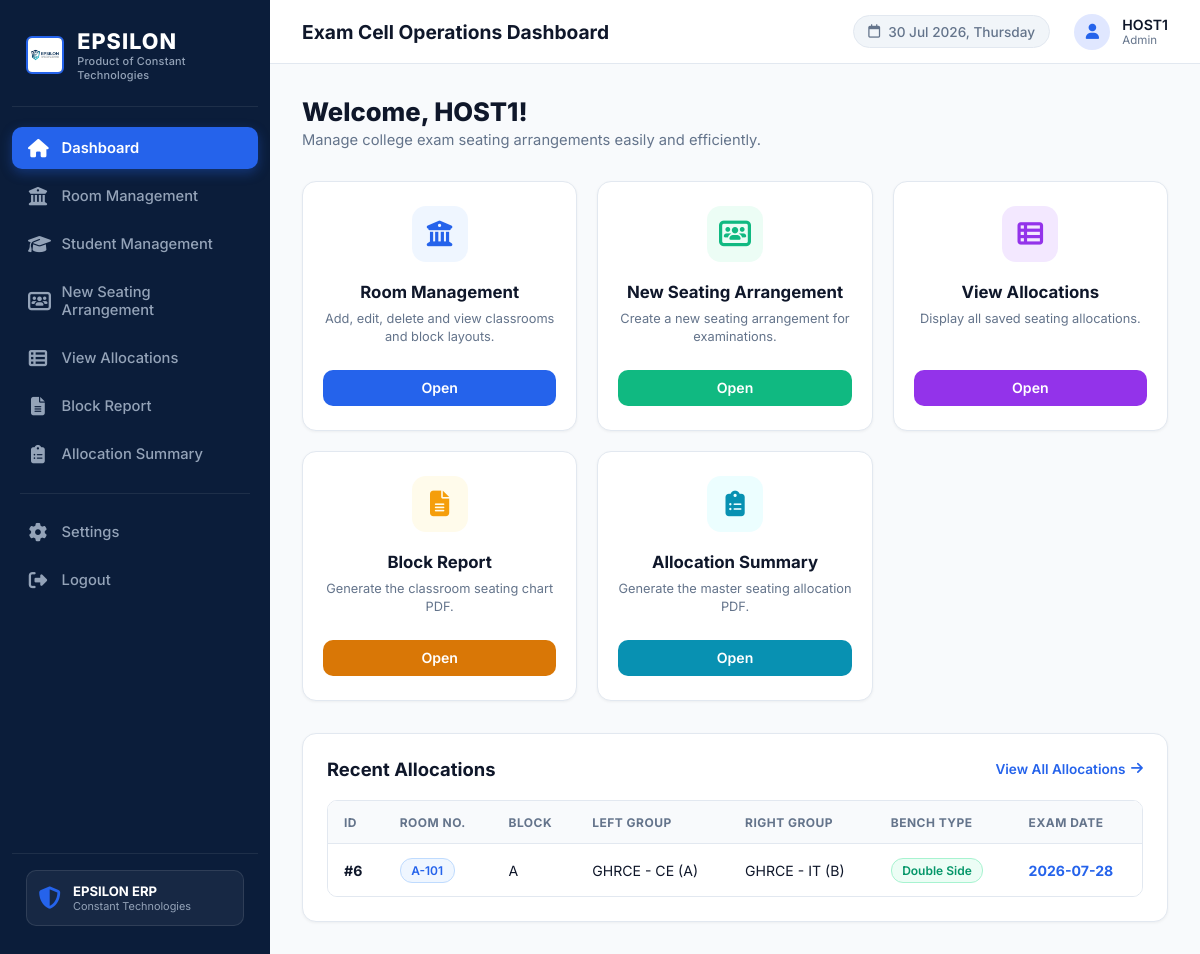
The app's page /dashboard (signed in) with its own data.
### tables this page shows
CREATE TABLE allocations (
    id                 INTEGER PRIMARY KEY AUTOINCREMENT,
    room_no            TEXT NOT NULL,
    block              TEXT NOT NULL,
    used_capacity      INTEGER NOT NULL,
    rows               INTEGER NOT NULL,
    row_layout         TEXT NOT NULL,
    bench_mode         TEXT NOT NULL DEFAULT 'DOUBLE', -- 'DOUBLE' / 'SINGLE'
    exam_date          TEXT NOT NULL DEFAULT (date('now')), -- Manual Exam Date
    
    -- Left Group
    left_college       TEXT NOT NULL,
    left_program       TEXT,
    left_branch        TEXT NOT NULL,
    left_semester      TEXT NOT NULL,
    left_section       TEXT NOT NULL,
    left_roll_prefix   TEXT DEFAULT '',
    left_roll_from     INTEGER DEFAULT 0,
    left_roll_to       INTEGER DEFAULT 0,
    left_entry_mode    TEXT DEFAULT 'auto', -- 'auto' / 'manual' / 'dataset'
    
    -- Right Group
    right_college      TEXT DEFAULT '',
    right_program      TEXT DEFAULT '',
    right_branch       TEXT DEFAULT '',
    right_semester     TEXT DEFAULT '',
    right_section      TEXT DEFAULT '',
    right_roll_prefix  TEXT DEFAULT '',
    right_roll_from    INTEGER DEFAULT 0,
    right_roll_to      INTEGER DEFAULT 0,
    right_entry_mode   TEXT DEFAULT 'auto', -- 'auto' / 'manual' / 'dataset'
    
    created_at         TEXT NOT NULL DEFAULT (datetime('now', 'localtime'))
, academic_year TEXT NOT NULL DEFAULT '2026-2027', exam_name TEXT NOT NULL DEFAULT 'CAE-I');

### app.py (the view)
@app.route("/dashboard")
@login_required
def dashboard():
    recents = get_recent_allocations(5)
    return render_template("dashboard.html", active_page="dashboard", recent_allocations=recents)

### app.py (called while the page is built)
@app.context_processor
def inject_global_data():
    now = datetime.now()
    date_str = now.strftime("%d %b %Y, %A")
    default_exam_date = (now + timedelta(days=1)).strftime("%Y-%m-%d")
    return dict(current_date=date_str, default_exam_date=default_exam_date)

def login_required(f):
    from functools import wraps
    @wraps(f)
    def decorated_function(*args, **kwargs):
        if "user_id" not in session:
            flash("Please sign in to access the system.", "danger")
            return redirect(url_for("login"))
        return f(*args, **kwargs)
    return decorated_function

### database/db.py (called while the page is built)
def get_db():
    conn = sqlite3.connect(DB_PATH, check_same_thread=False)
    conn.row_factory = sqlite3.Row
    conn.execute("PRAGMA foreign_keys = ON")
    return conn

### modules/allocation_manager.py (called while the page is built)
def get_recent_allocations(limit=5):
    db = get_db()
    allocations = db.execute(
        """SELECT a.id, a.room_no, a.block, a.used_capacity, a.bench_mode, a.exam_date, a.academic_year, a.exam_name, a.created_at,
                  a.left_college, a.left_branch, a.left_section,
                  a.right_college, a.right_branch, a.right_section
           FROM allocations a
           ORDER BY a.id DESC LIMIT ?""",
        (limit,)
    ).fetchall()
    db.close()
    return [dict(a) for a in allocations]

### templates/dashboard.html (shortened to what this page needs)
{% extends "base.html" %}
{% block page_heading %}Exam Cell Operations Dashboard{% endblock %}
{% block content %}
<div class="dashboard-header-welcome">
  <h1>Welcome, {{ session.get('username', 'HOST1') }}!</h1>
  <p>Manage college exam seating arrangements easily and efficiently.</p>
</div>
<div class="action-cards-grid">
  <div class="action-card">
    <div class="action-icon-wrapper icon-blue">
      <i class="fa-solid fa-building-columns"></i>
    </div>
    <h3>Room Management</h3>
    <p>Add, edit, delete and view classrooms and block layouts.</p>
    <a href="{{ url_for('room_management') }}" class="btn btn-primary btn-open">Open</a>
  </div>
  <div class="action-card">
    <div class="action-icon-wrapper icon-emerald">
      <i class="fa-solid fa-users-rectangle"></i>
    </div>
    <h3>New Seating Arrangement</h3>
    <p>Create a new seating arrangement for examinations.</p>
    <a href="{{ url_for('new_seating') }}" class="btn btn-success btn-open">Open</a>
  </div>
  <div class="action-card">
    <div class="action-icon-wrapper icon-purple">
      <i class="fa-solid fa-table-list"></i>
    </div>
    <h3>View Allocations</h3>
    <p>Display all saved seating allocations.</p>
    <a href="{{ url_for('view_allocations') }}" class="btn btn-primary btn-open" style="background-color: #9333ea;">Open</a>
  </div>
  <div class="action-card">
    <div class="action-icon-wrapper icon-amber">
      <i class="fa-solid fa-file-lines"></i>
    </div>
    <h3>Block Report</h3>
    <p>Generate the classroom seating chart PDF.</p>
    <a href="{{ url_for('block_report') }}" class="btn btn-primary btn-open" style="background-color: #d97706;">Open</a>
  </div>
  <div class="action-card">
    <div class="action-icon-wrapper icon-cyan">
      <i class="fa-solid fa-clipboard-list"></i>
    </div>
    <h3>Allocation Summary</h3>
    <p>Generate the master seating allocation PDF.</p>
    <a href="{{ url_for('allocation_summary') }}" class="btn btn-primary btn-open" style="background-color: #0891b2;">Open</a>
  </div>
</div>
<div class="recent-allocations-card">
  <div class="section-title-bar">
    <h2>Recent Allocations</h2>
    <a href="{{ url_for('view_allocations') }}" class="view-all-link">
      View All Allocations <i class="fa-solid fa-arrow-right"></i>
    </a>
  </div>
  <div class="table-responsive">
    <table class="table">
      <thead>
        <tr>
          <th>ID</th>
          <th>Room No.</th>
          <th>Block</th>
          <th>Left Group</th>
          <th>Right Group</th>
          <th>Bench Type</th>
          <th>Exam Date</th>
        </tr>
      </thead>
      <tbody>
        {% if recent_allocations %}
          {% for alloc in recent_allocations %}
            <tr>
              <td><strong>#{{ alloc.id }}</strong></td>
              <td><span class="badge badge-primary">{{ alloc.room_no }}</span></td>
              <td>{{ alloc.block }}</td>
              <td>{{ alloc.left_college }} - {{ alloc.left_branch }} ({{ alloc.left_section }})</td>
              <td>
                {% if alloc.bench_mode == 'DOUBLE' %}
                  {{ alloc.right_college }} - {{ alloc.right_branch }} ({{ alloc.right_section }})
                {% else %}
                  <span class="badge badge-secondary">None</span>
                {% endif %}
              </td>
              <td>
                {% if alloc.bench_mode == 'DOUBLE' %}
                  <span class="badge badge-success">Double Side</span>
                {% else %}
                  <span class="badge badge-info">Single Side</span>
                {% endif %}
              </td>
              <td><strong style="color: var(--primary);">{{ alloc.exam_date or alloc.created_at }}</strong></td>
            </tr>
          {% endfor %}
        {% else %}
          <tr>
            <td colspan="7" style="text-align: center; color: var(--text-muted); padding: 2rem;">
              No recent allocations created yet.
            </td>
          </tr>
        {% endif %}
      </tbody>
    </table>
  </div>
</div>
{% endblock %}

### static/css/style.css (style rules this page uses)
:root { --sidebar-bg: #0b1d3a; --sidebar-hover: #162f56; --sidebar-active: #2563eb; --sidebar-text: #94a3b8; --sidebar-text-active: #ffffff; --bg-main: #f8fafc; --bg-card: #ffffff; --border-color: #e2e8f0; --text-main: #0f172a; --text-muted: #64748b; --primary: #2563eb; --primary-hover: #1d4ed8; --secondary: #64748b; --success: #10b981; --danger: #ef4444; --warning: #f59e0b; --info: #06b6d4; --shadow-sm: 0 1px 3px rgba(0,0,0,0.05); --shadow-md: 0 4px 6px -1px rgba(0,0,0,0.08), 0 2px 4px -1px rgba(0,0,0,0.04); --shadow-lg: 0 10px 15px -3px rgba(0,0,0,0.1), 0 4px 6px -2px rgba(0,0,0,0.05); --radius-sm: 6px; --radius-md: 10px; --radius-lg: 14px; --font-family: 'Inter', system-ui, -apple-system, BlinkMacSystemFont, 'Segoe UI', Roboto, sans-serif; }
* { box-sizing: border-box; margin: 0; padding: 0; }
body { font-family: var(--font-family); background-color: var(--bg-main); color: var(--text-main); display: flex; height: 100vh; overflow: hidden; }
.btn { display: inline-flex; align-items: center; justify-content: center; gap: 0.5rem; padding: 0.65rem 1.25rem; font-size: 0.9rem; font-weight: 600; border-radius: var(--radius-md); border: none; cursor: pointer; transition: all 0.2s ease; text-decoration: none; }
.btn-primary { background-color: var(--primary); color: #ffffff; }
.btn-success { background-color: var(--success); color: #ffffff; }

### static/css/dashboard.css (style rules this page uses)
.dashboard-header-welcome { margin-bottom: 2rem; }
.dashboard-header-welcome h1 { font-size: 1.6rem; font-weight: 800; color: var(--text-main); }
.dashboard-header-welcome p { color: var(--text-muted); font-size: 0.92rem; margin-top: 0.25rem; }
.action-cards-grid { display: grid; grid-template-columns: repeat(auto-fill, minmax(220px, 1fr)); gap: 1.25rem; margin-bottom: 2rem; }
.action-card { background: #ffffff; border: 1px solid var(--border-color); border-radius: var(--radius-lg); padding: 1.5rem 1.25rem; display: flex; flex-direction: column; align-items: center; text-align: center; box-shadow: var(--shadow-sm); transition: all 0.25s ease; position: relative; }
.action-icon-wrapper { width: 56px; height: 56px; border-radius: 14px; display: flex; align-items: center; justify-content: center; font-size: 1.6rem; margin-bottom: 1.25rem; }
.icon-blue { background-color: #eff6ff; color: #2563eb; }
.icon-emerald { background-color: #ecfdf5; color: #10b981; }
.icon-purple { background-color: #f3e8ff; color: #9333ea; }
.icon-amber { background-color: #fffbeb; color: #f59e0b; }
.icon-cyan { background-color: #ecfeff; color: #0891b2; }
.action-card h3 { font-size: 1.05rem; font-weight: 700; color: var(--text-main); margin-bottom: 0.5rem; }
.action-card p { font-size: 0.8rem; color: var(--text-muted); line-height: 1.4; margin-bottom: 1.5rem; flex: 1; }
.action-card .btn-open { width: 100%; padding: 0.6rem 1rem; font-size: 0.88rem; font-weight: 600; border-radius: var(--radius-md); }
.recent-allocations-card { background: #ffffff; border: 1px solid var(--border-color); border-radius: var(--radius-lg); padding: 1.5rem; box-shadow: var(--shadow-sm); }
.section-title-bar { display: flex; align-items: center; justify-content: space-between; margin-bottom: 1.25rem; }
.section-title-bar h2 { font-size: 1.15rem; font-weight: 700; color: var(--text-main); }
.view-all-link { font-size: 0.85rem; color: var(--primary); font-weight: 600; text-decoration: none; display: inline-flex; align-items: center; gap: 0.35rem; }

### static/css/tables.css (style rules this page uses)
.table-responsive { width: 100%; overflow-x: auto; border-radius: var(--radius-md); border: 1px solid var(--border-color); }
.table { width: 100%; border-collapse: collapse; text-align: left; font-size: 0.88rem; background-color: #ffffff; }
.table th { background-color: #f8fafc; color: var(--text-muted); font-weight: 700; padding: 0.85rem 1rem; border-bottom: 1px solid var(--border-color); text-transform: uppercase; font-size: 0.75rem; letter-spacing: 0.04em; }
.table td { padding: 0.85rem 1rem; border-bottom: 1px solid var(--border-color); color: var(--text-main); vertical-align: middle; }
.table tbody tr:last-child td { border-bottom: none; }
.badge { display: inline-block; padding: 0.25rem 0.65rem; font-size: 0.75rem; font-weight: 600; border-radius: 12px; }
.badge-primary { background-color: #eff6ff; color: #2563eb; border: 1px solid #bfdbfe; }
.badge-success { background-color: #ecfdf5; color: #059669; border: 1px solid #a7f3d0; }

### records on screen
allocations: id "6", room_no "A-101", block "A", left_college "GHRCE", left_branch "CE", left_section "A", right_college "GHRCE", right_branch "IT", right_section "B", bench_mode "Double Side", exam_date "2026-07-28"

### other values on screen
{{ session.get('username', 'HOST1') }} "HOST1"
{{ session.get('role', 'Admin') }} "Admin"
